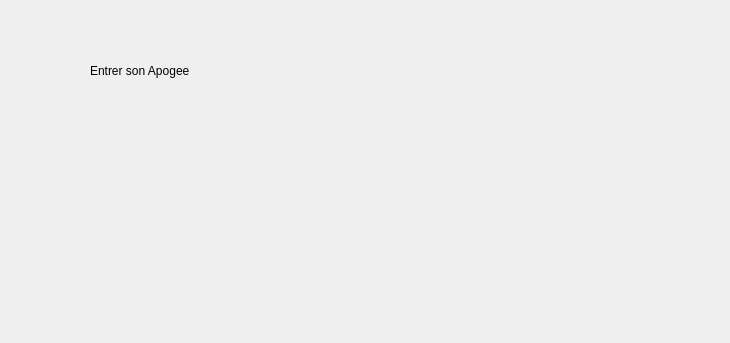
<?xml version="1.0" encoding="UTF-8"?>
<ui version="4.0">
 <class>deleteLicenceStdent</class>
 <widget class="QDialog" name="deleteLicenceStdent">
  <property name="geometry">
   <rect>
    <x>0</x>
    <y>0</y>
    <width>730</width>
    <height>343</height>
   </rect>
  </property>
  <property name="windowTitle">
   <string>Dialog</string>
  </property>
  <widget class="QLabel" name="label">
   <property name="geometry">
    <rect>
     <x>90</x>
     <y>60</y>
     <width>111</width>
     <height>21</height>
    </rect>
   </property>
   <property name="text">
    <string>Entrer son Apogee </string>
   </property>
  </widget>
 </widget>
 <resources/>
 <connections/>
</ui>
